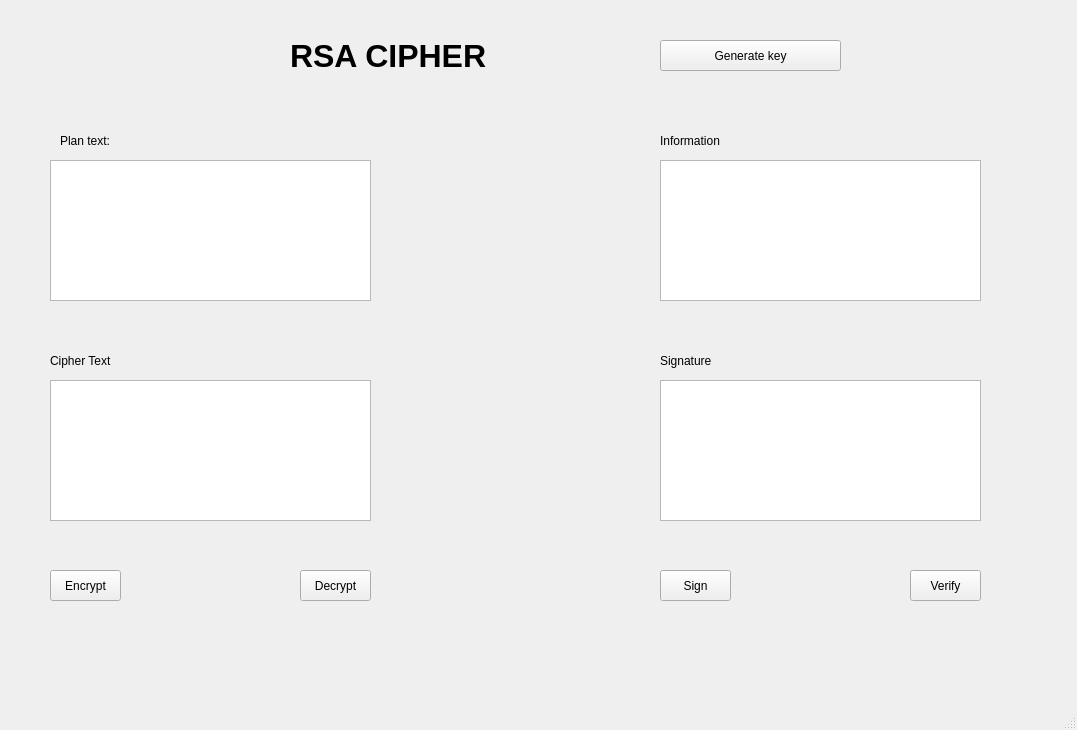
<?xml version="1.0" encoding="UTF-8"?>
<ui version="4.0">
 <class>MainWindow</class>
 <widget class="QMainWindow" name="MainWindow">
  <property name="geometry">
   <rect>
    <x>0</x>
    <y>0</y>
    <width>1077</width>
    <height>730</height>
   </rect>
  </property>
  <property name="windowTitle">
   <string>MainWindow</string>
  </property>
  <widget class="QWidget" name="centralwidget">
   <widget class="QLabel" name="label">
    <property name="geometry">
     <rect>
      <x>290</x>
      <y>30</y>
      <width>291</width>
      <height>51</height>
     </rect>
    </property>
    <property name="font">
     <font>
      <pointsize>24</pointsize>
      <weight>75</weight>
      <bold>true</bold>
     </font>
    </property>
    <property name="text">
     <string>RSA CIPHER</string>
    </property>
   </widget>
   <widget class="QLabel" name="label_2">
    <property name="geometry">
     <rect>
      <x>60</x>
      <y>130</y>
      <width>61</width>
      <height>21</height>
     </rect>
    </property>
    <property name="text">
     <string>Plan text:</string>
    </property>
   </widget>
   <widget class="QLabel" name="label_3">
    <property name="geometry">
     <rect>
      <x>50</x>
      <y>350</y>
      <width>61</width>
      <height>21</height>
     </rect>
    </property>
    <property name="text">
     <string>Cipher Text</string>
    </property>
   </widget>
   <widget class="QLabel" name="label_4">
    <property name="geometry">
     <rect>
      <x>660</x>
      <y>130</y>
      <width>61</width>
      <height>21</height>
     </rect>
    </property>
    <property name="text">
     <string>Information</string>
    </property>
   </widget>
   <widget class="QLabel" name="label_5">
    <property name="geometry">
     <rect>
      <x>660</x>
      <y>350</y>
      <width>61</width>
      <height>21</height>
     </rect>
    </property>
    <property name="text">
     <string>Signature</string>
    </property>
   </widget>
   <widget class="QTextEdit" name="text_plaintext">
    <property name="geometry">
     <rect>
      <x>50</x>
      <y>160</y>
      <width>321</width>
      <height>141</height>
     </rect>
    </property>
   </widget>
   <widget class="QTextEdit" name="txt_ciphertext">
    <property name="geometry">
     <rect>
      <x>50</x>
      <y>380</y>
      <width>321</width>
      <height>141</height>
     </rect>
    </property>
   </widget>
   <widget class="QTextEdit" name="txt_sign">
    <property name="geometry">
     <rect>
      <x>660</x>
      <y>380</y>
      <width>321</width>
      <height>141</height>
     </rect>
    </property>
   </widget>
   <widget class="QTextEdit" name="txt_info">
    <property name="geometry">
     <rect>
      <x>660</x>
      <y>160</y>
      <width>321</width>
      <height>141</height>
     </rect>
    </property>
   </widget>
   <widget class="QToolButton" name="btn_encrypt">
    <property name="geometry">
     <rect>
      <x>50</x>
      <y>570</y>
      <width>71</width>
      <height>31</height>
     </rect>
    </property>
    <property name="text">
     <string>Encrypt</string>
    </property>
   </widget>
   <widget class="QToolButton" name="btn_decrypt">
    <property name="geometry">
     <rect>
      <x>300</x>
      <y>570</y>
      <width>71</width>
      <height>31</height>
     </rect>
    </property>
    <property name="text">
     <string>Decrypt</string>
    </property>
   </widget>
   <widget class="QToolButton" name="btn_sign">
    <property name="geometry">
     <rect>
      <x>660</x>
      <y>570</y>
      <width>71</width>
      <height>31</height>
     </rect>
    </property>
    <property name="text">
     <string>Sign</string>
    </property>
   </widget>
   <widget class="QToolButton" name="btn_verify">
    <property name="geometry">
     <rect>
      <x>910</x>
      <y>570</y>
      <width>71</width>
      <height>31</height>
     </rect>
    </property>
    <property name="text">
     <string>Verify</string>
    </property>
   </widget>
   <widget class="QToolButton" name="btn_generate">
    <property name="geometry">
     <rect>
      <x>660</x>
      <y>40</y>
      <width>181</width>
      <height>31</height>
     </rect>
    </property>
    <property name="text">
     <string>Generate key</string>
    </property>
   </widget>
  </widget>
  <widget class="QMenuBar" name="menubar">
   <property name="geometry">
    <rect>
     <x>0</x>
     <y>0</y>
     <width>1077</width>
     <height>21</height>
    </rect>
   </property>
  </widget>
  <widget class="QStatusBar" name="statusbar"/>
 </widget>
 <resources/>
 <connections/>
</ui>
